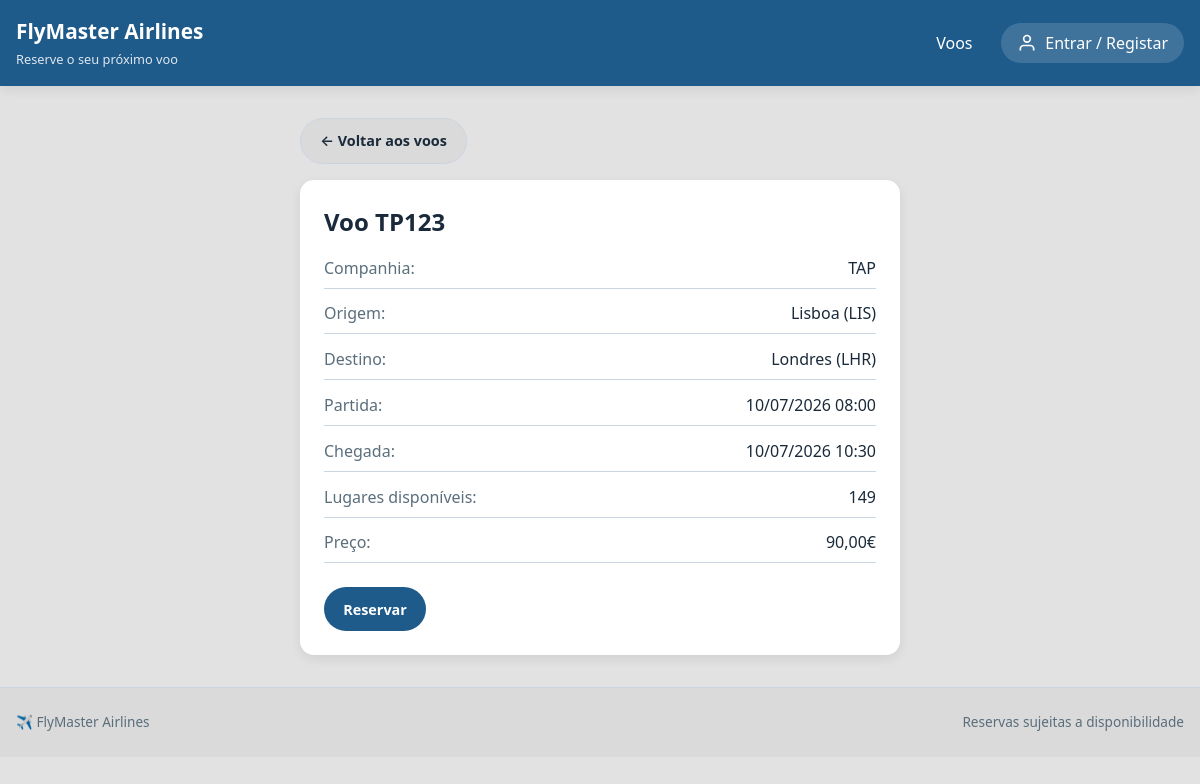
/voos/TP123/, run on the app's committed database.
### voos/models.py (models this page shows, shortened)
class Voo(models.Model):
    numero               = models.CharField(max_length=10, unique=True)  # ex: TP123
    companhia            = models.ForeignKey(Companhia, on_delete=models.CASCADE)
    origem               = models.ForeignKey(Aeroporto, on_delete=models.CASCADE, related_name='saidas')
    destino              = models.ForeignKey(Aeroporto, on_delete=models.CASCADE, related_name='chegadas')
    data_partida         = models.DateTimeField()
    data_chegada         = models.DateTimeField()
    lugares_disponiveis  = models.IntegerField()
    preco                = models.DecimalField(max_digits=8, decimal_places=2)

class Companhia(models.Model):
    nome = models.CharField(max_length=100)
    logo = models.ImageField(upload_to='logos/', blank=True, null=True)
    class Meta:
        verbose_name_plural = "Companhias"

class Aeroporto(models.Model):
    codigo = models.CharField(max_length=3, unique=True)
    nome   = models.CharField(max_length=150, blank=True)
    cidade = models.CharField(max_length=100)
    pais   = models.CharField(max_length=100)

### voos/views.py (the view)
# urls.py: path('voos/<str:numero>/', views.VooDetailView.as_view(), name='voo-detail'),
class VooDetailView(DetailView):
    model               = Voo
    template_name       = 'Voos/voo_detail.html'
    context_object_name = 'voo'
    slug_field          = 'numero'      # Campo do modelo usado como identificador na URL
    slug_url_kwarg      = 'numero'      # Nome do parâmetro na URL: voos/<str:numero>/

### voos/context_processors.py (called while the page is built)
def gestor_status(request):
    is_gestor = (
        request.user.is_authenticated and (
            request.user.is_superuser or
            request.user.groups.filter(name='gestor').exists()
        )
    )
    return {'is_gestor': is_gestor}

### voos/templates/Voos/voo_detail.html (shortened to what this page needs)
{% extends 'Voos/base.html' %}
{% block content %}
<main class="container" style="max-width:600px; margin-top:2rem;">
    <div class="page-actions" style="margin-bottom:1rem;">
        <a href="{% url 'voos:flights' %}" class="btn btn-light">← Voltar aos voos</a>
    </div>
    <div class="panel">
        <h2>Voo {{ voo.numero }}</h2>
        <div class="flight-summary" style="margin-top:1rem;">
            <div class="summary-row"><span class="summary-label">Companhia:</span><span class="summary-value">{{ voo.companhia.nome }}</span></div>
            <div class="summary-row"><span class="summary-label">Origem:</span><span class="summary-value">{{ voo.origem.cidade }} ({{ voo.origem.codigo }})</span></div>
            <div class="summary-row"><span class="summary-label">Destino:</span><span class="summary-value">{{ voo.destino.cidade }} ({{ voo.destino.codigo }})</span></div>
            <div class="summary-row"><span class="summary-label">Partida:</span><span class="summary-value">{{ voo.data_partida|date:"d/m/Y H:i" }}</span></div>
            <div class="summary-row"><span class="summary-label">Chegada:</span><span class="summary-value">{{ voo.data_chegada|date:"d/m/Y H:i" }}</span></div>
            <div class="summary-row"><span class="summary-label">Lugares disponíveis:</span><span class="summary-value">{{ voo.lugares_disponiveis }}</span></div>
            <div class="summary-row"><span class="summary-label">Preço:</span><span class="summary-value">{{ voo.preco }}€</span></div>
        </div>
        <div style="margin-top:1.5rem; display:flex; gap:0.75rem;">
            <a href="{% url 'voos:booking' voo.numero %}" class="btn btn-primary">Reservar</a>
        </div>
    </div>
</main>
{% endblock %}

### static/css/style.css (style rules this page uses)
:root { --bg: #e2e2e2; --surface: #ffffff; --surface-alt: #dadada; --text: #1a2a3a; --muted: #5a6e7c; --primary: #1e5a8a; --primary-hover: #144a6e; --accent: #2c7cb6; --accent-hover: #23689b; --success-bg: #e3f2fd; --success-text: #0d5b8a; --warning-bg: #fff3e0; --warning-text: #b85c00; --info-bg: #e8f0fe; --info-text: #1e5a8a; --border: #cbd5e1; --shadow: 0 4px 12px rgba(0, 0, 0, 0.08); --radius: 14px; --radius-sm: 10px; --max-width: 1200px; }
* { box-sizing: border-box; margin: 0; padding: 0; }
body { font-family: 'Segoe UI', system-ui, -apple-system, sans-serif; background: var(--bg); color: var(--text); line-height: 1.5; }
.container { width: min(100% - 2rem, var(--max-width)); margin: 0 auto; }
.btn { display: inline-flex; align-items: center; justify-content: center; gap: 0.5rem; padding: 0.7rem 1.2rem; border: none; border-radius: 40px; font-weight: 600; cursor: pointer; transition: all 0.2s; text-decoration: none; font-size: 0.9rem; }
.btn-primary { background: var(--primary); color: white; }
.btn-light { background: var(--surface-alt); color: var(--text); border: 1px solid var(--border); }
.panel { background: var(--surface); border-radius: var(--radius); padding: 1.5rem; box-shadow: var(--shadow); }
.panel h2, .panel h3 { margin-bottom: 1rem; }
.flight-summary { display: flex; flex-direction: column; gap: 0.8rem; }
.summary-row { display: flex; justify-content: space-between; padding-bottom: 0.5rem; border-bottom: 1px solid var(--border); }
.summary-label { font-weight: 500; color: var(--muted); }
.summary-value { font-weight: 500; }
.page-actions { display: flex; gap: 0.8rem; margin-bottom: 1rem; }

### data on the page
Voo: numero "TP123", companhia.nome "TAP", origem.cidade "Lisboa", origem.codigo "LIS", destino.cidade "Londres", destino.codigo "LHR", data_partida "10/07/2026 08:00", data_chegada "10/07/2026 10:30", lugares_disponiveis "149", preco "90,00"
